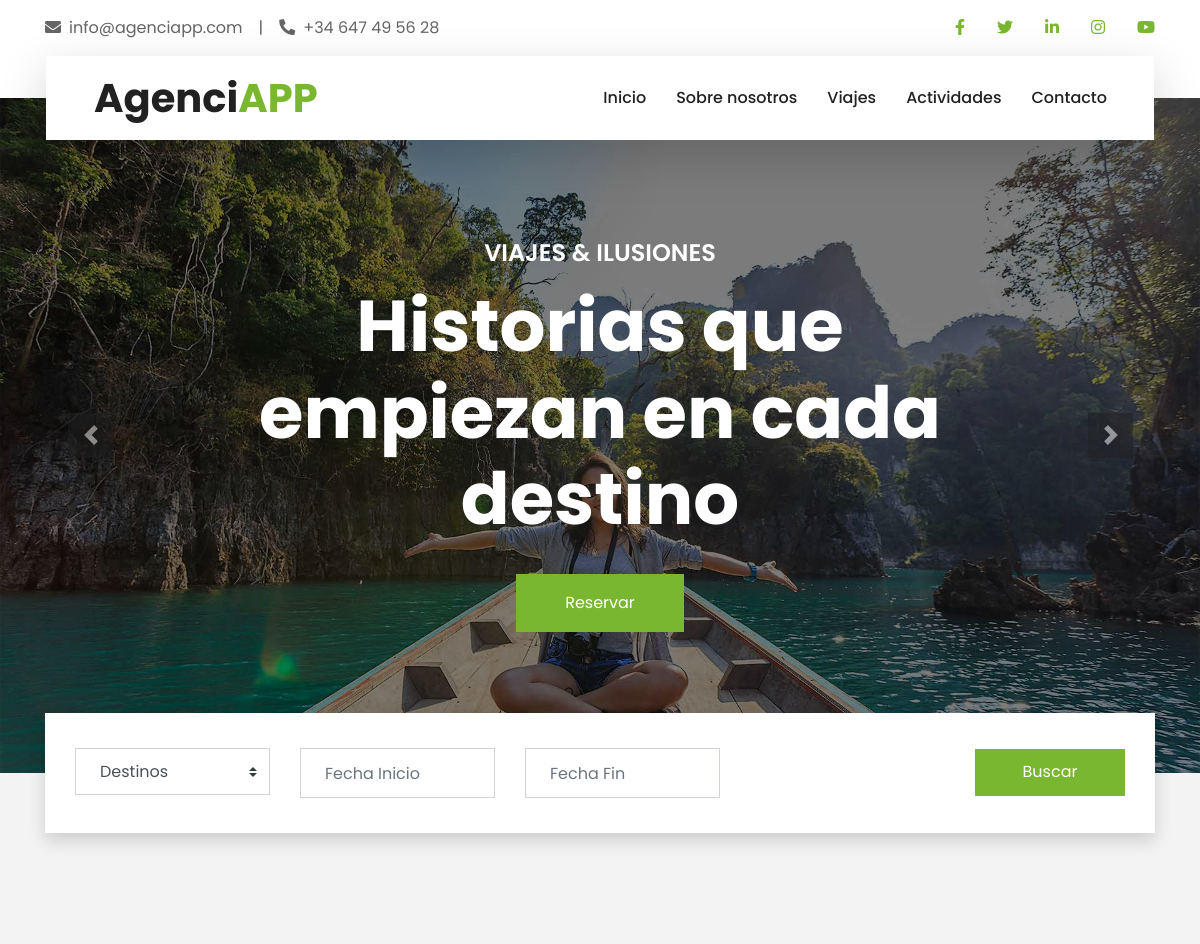
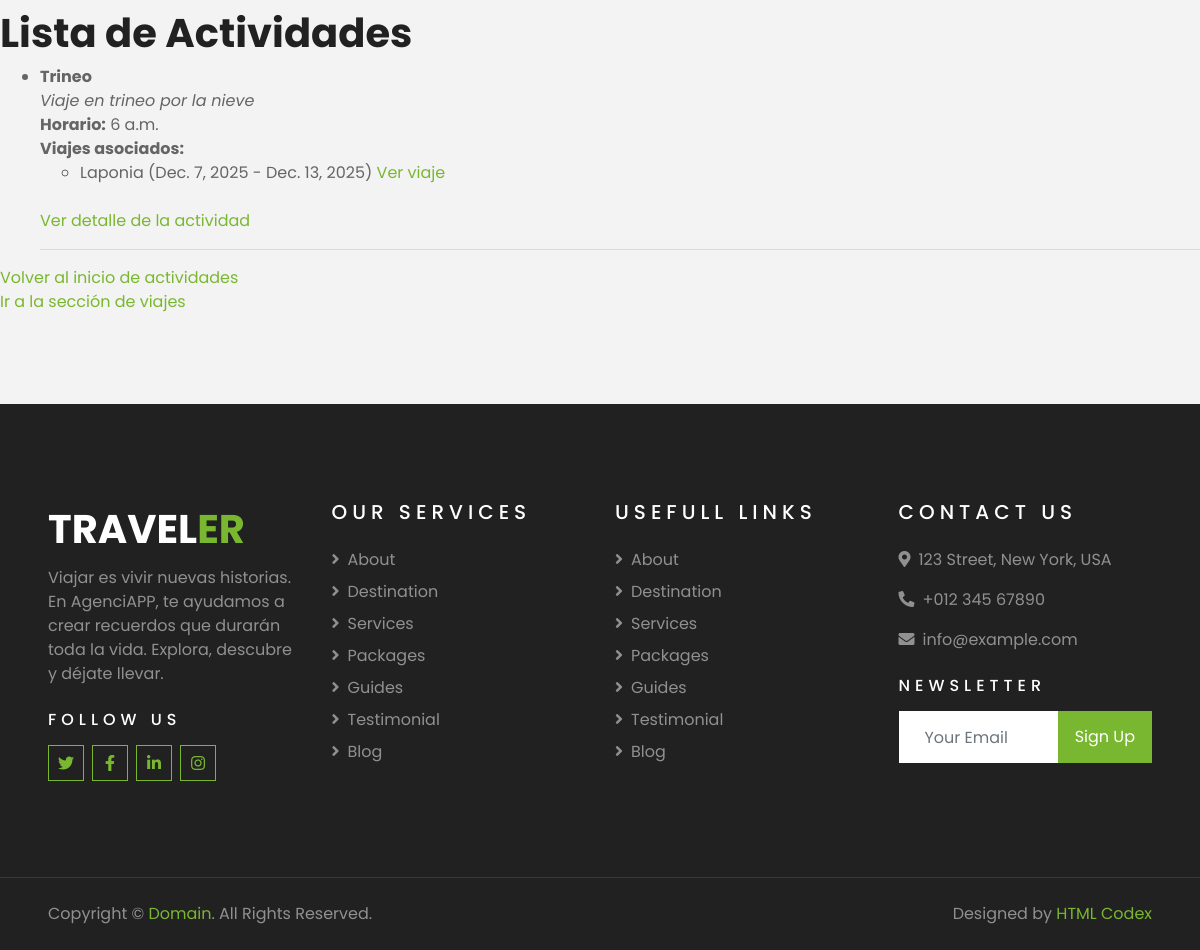
The page /AgenciaAPP/actividades/lista/ on the database its author committed (2 pictures, top to bottom).
### AgenciaAPP/models.py (models this page shows, shortened)
class Actividad(models.Model):
   nombre = models.CharField(max_length=100)
   descripcion = models.TextField(blank=True, null=True)
   horario = models.TimeField(blank=True, null=True)
   viaje = models.ManyToManyField(Viaje, related_name='actividades')
   fotoActividad= models.URLField("URL de imagen", max_length=500, blank=True, null=True)

class Viaje(models.Model):
   destino = models.CharField(max_length=150)
   descripcion = models.TextField()
   fecha_inicio = models.DateField()
   fecha_fin = models.DateField()
   precio = models.DecimalField(max_digits=8, decimal_places=2)
   fotoViaje = models.URLField("URL de imagen", max_length=500, blank=True, null=True)
   usuario = models.ManyToManyField(Usuario, related_name='viajes')

### AgenciaAPP/views.py (the view)
# urls.py: path('actividades/lista/', views.lista_actividades, name='lista_actividades'),
def lista_actividades(request):
   actividades = Actividad.objects.all()
   context = {'actividades': actividades}
   return render(request, 'actividades/lista_actividades.html', context)

### AgenciaAPP/templates/actividades/lista_actividades.html
{% extends 'index.html' %}
{% block content %}
<h1>Lista de Actividades</h1>
{% if actividades %}
    <ul>
        {% for act in actividades %}
            <li>
                <strong>{{ act.nombre }}</strong><br>
                <em>{{ act.descripcion|default:"(Sin descripción)" }}</em><br>
                {% if act.horario %}
                    <strong>Horario:</strong> {{ act.horario }}
                {% endif %}
                <br>
                <strong>Viajes asociados:</strong>
                {% if act.viaje.all %}
                    <ul>
                        {% for v in act.viaje.all %}
                            <li>
                                {{ v.destino }} ({{ v.fecha_inicio }} - {{ v.fecha_fin }})
                                <a href="{% url 'detalle_viaje' v.id %}">Ver viaje</a>
                            </li>
                        {% endfor %}
                    </ul>
                {% else %}
                    Ninguno
                {% endif %}
                <br>
                <a href="{% url 'detalle_actividad' act.id %}">Ver detalle de la actividad</a>
            </li>
            <hr>
        {% endfor %}
    </ul>
{% else %}
    <p>No hay actividades registradas.</p>
{% endif %}
<a href="{% url 'Actividades' %}">Volver al inicio de actividades</a><br>
<a href="{% url 'Viajes' %}">Ir a la sección de viajes</a>
{% endblock %}

### rows shown on the page
Actividad: nombre "Trineo", descripcion "Viaje en trineo por la nieve", horario "6 a.m."
Viaje: destino "Laponia", fecha_inicio "Dec. 7, 2025", fecha_fin "Dec. 13, 2025"
